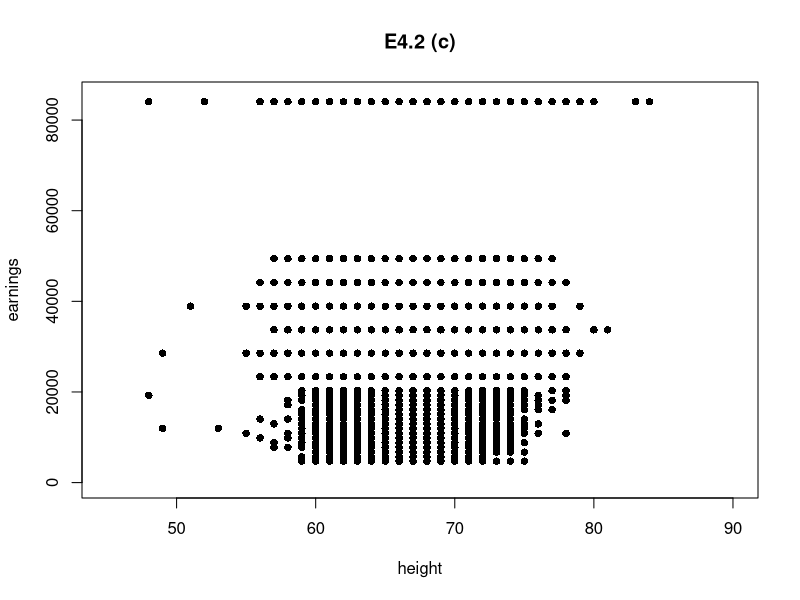

Generate this figure with R:
library(readxl)
Earnings_and_Height <- read_xlsx("Earnings_and_Height/Earnings_and_Height.xlsx")

# list all variable names
names(Earnings_and_Height)

# a.
median(Earnings_and_Height$height)

# summary statistics
summary(Earnings_and_Height$height)

# b. # i.

# create empty variable
# "group"
group <- c()

# If “height <= 67”, then “group = 0.”
# If “height > 67”, then “group =1.” 
for (i in 1:length(Earnings_and_Height$height)){
  if (Earnings_and_Height$height[i] <= 67){
    # height <= 67
    group[i] <- c(0)
  } else{
    # height > 67
    group[i] <- c(1)
  }
}

# cbind: column bind
# combine columns
Earnings_and_Height <- cbind(Earnings_and_Height, group)

E42b <- function(x){
  # sample mean
  mu <- mean(x)
  
  # sample standard deviation (standard error)
  se <- sd(x)/sqrt(length(x))
  
  # test
  test <- t.test(x, 
                 alternative = c("two.sided"),
                 mu = 0, # H0
                 conf.level = 0.95) # alpha = 0.05
  
  # 95% confidence interval
  lower <- round(test$conf.int[1], digit = 4)
  upper <- round(test$conf.int[2], digit = 4)
  CI <- paste(lower, "-"  ,upper)
  
  Table <- data.frame(mu, se, CI)
  colnames(Table) <- c("Mean", "Standard Error", "95% Confidence Interval")
  
  Table
  
}

# use variables A with 
# group B
# to do function C
# tapply(A, B, C)
tapply(Earnings_and_Height$earnings, Earnings_and_Height$group, E42b)

# c
plot(x = Earnings_and_Height$height,
     y = Earnings_and_Height$earnings,
     pch = 16, # filled circle
     col = "black",
     xlim = c(45, 90),
     ylim = c(0, 85000),
     xlab = "height",
     ylab = "earnings",
     main = "E4.2 (c)")
# find correlation 
cor(Earnings_and_Height$height,
    Earnings_and_Height$earnings)

# d
# Earnings on Height
# Y on X
# lm(y ~ x)

# regression 
E42d <- lm(formula = earnings ~ height, data = Earnings_and_Height)

# i. estimated intercept, estimated slope
summary(E42d)


# E5.1
# a
E51a_model <- lm(earnings ~ height, data = Earnings_and_Height)

summary(E51a_model)

# iii
E51a <- function(x,y){
  # numbers of sample
  n <- length(y)
  
  # sample mean
  xbar <- mean(x)
  ybar <- mean(y)

  # OLS coefficient
  b1hat <- cov(x,y)/var(x)
  b0hat <- ybar - b1hat*xbar  
  
  yhat <- b0hat + b1hat*x
  
  # explained sum of squares (ESS)
  ESS <- sum((yhat - ybar)^2)
  # total sum of squares (TSS)
  TSS <- sum((y - ybar)^2)
  # sum of squared residuals (SSR)
  SSR <- sum((y - yhat)^2)
  
  # coefficient of determination
  Rsqure <- ESS/TSS
  
  # standard error of the regression
  SER <- sqrt(SSR/(n-2))
  
  # standard error of coefficient
  se_b1hat <- sqrt(SER^2/sum((x - xbar)^2))
  se_b0hat <- sqrt(SER^2* (1/n + xbar^2/sum((x - xbar)^2)))

  # 95% CI: 
  # b1hat+-Z*SE(b1)
  
  # 95% CI for b1hat
  lower_b1hat <- round(b1hat - qnorm(0.975, mean = 0, sd = 1)*se_b1hat, digit = 4)
  upper_b1hat <- round(b1hat + qnorm(0.975, mean = 0, sd = 1)*se_b1hat, digit = 4)
  CI_b1hat <- paste(lower_b1hat, "-"  ,upper_b1hat)
  
  # 95% CI for b0hat
  lower_b0hat <- round(b0hat - qnorm(0.975, mean = 0, sd = 1)*se_b0hat, digit = 4)
  upper_b0hat <- round(b0hat + qnorm(0.975, mean = 0, sd = 1)*se_b0hat, digit = 4)
  CI_b0hat <- paste(lower_b0hat, "-"  ,upper_b0hat)  
  
  # coefficient
  coef <- matrix(c(b0hat, se_b0hat, CI_b0hat, b1hat, se_b1hat, CI_b1hat), ncol = 3, byrow = TRUE)
  rownames(coef) <- c("Intercept", "Slope")
  colnames(coef) <- c("Estimate", "Standard Error", "95% Confidence Interval")
  
  result <- list(coef, Rsqure)
  names(result) <- c("Coefficients", "R-squared")
  
  result
}

E51a(Earnings_and_Height$height, Earnings_and_Height$earnings)

# if 0 is in CI, 
# then we don't reject H0
# if 0 isn't in CI,
# then we reject H0

# H0: p=0.5

